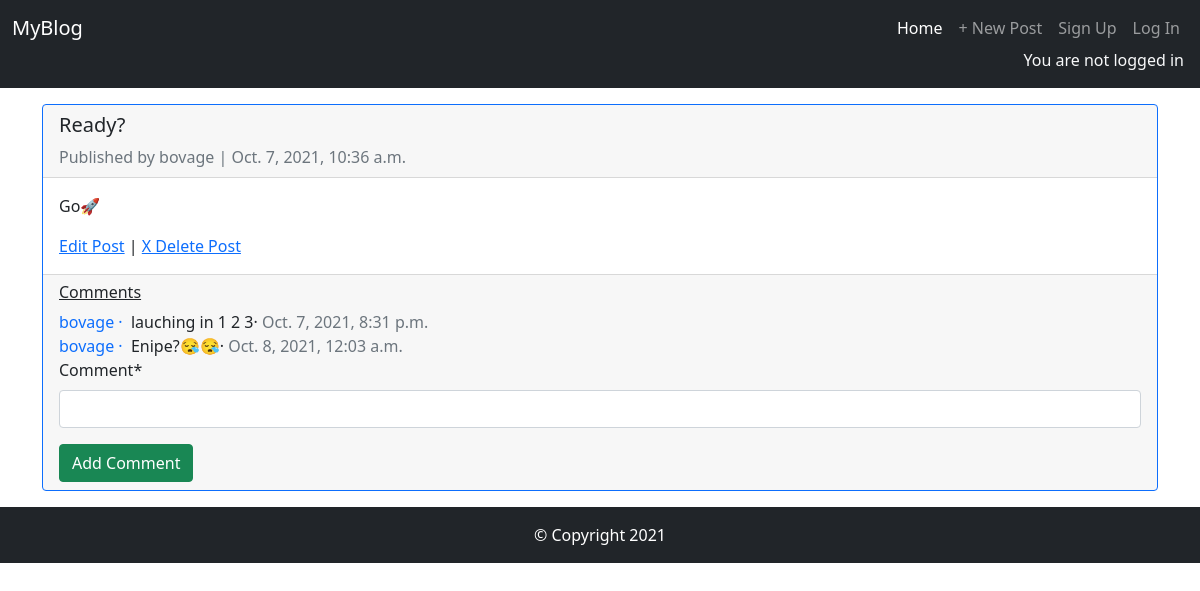
The page /post/30/ on the database its author committed.
### pages/models.py (models this page shows, shortened)
class Post(models.Model):
    title = models.CharField(max_length=200)
    date = models.DateTimeField(auto_now_add=True)
    author = models.ForeignKey('auth.User', on_delete=models.CASCADE)
    body = models.TextField()

class Comment(models.Model):
    post = models.ForeignKey(Post, on_delete=models.CASCADE, related_name="comments")
    comment = models.CharField(max_length=140)
    author = models.ForeignKey('auth.User', on_delete=models.CASCADE)
    created = models.DateTimeField(auto_now_add=True)
    def __str__(self):
        return self.comment

### pages/views.py (the view, shortened to what this page needs)
# urls.py: path('post/<int:pk>/', BlogDetailView.as_view(), name = 'post_detail'),
class BlogDetailView(DetailView):
    model = Post
    template_name = 'post_detail.html'
    def get_context_data(self, **kwargs):
        context = super().get_context_data(**kwargs)
        context['comment_form'] = CommentForm()
        return context

### pages/form.py
class CommentForm(forms.ModelForm):
    class Meta:
        model = Comment
        fields = ('comment',)

### templates/post_detail.html (shortened to what this page needs)
{% extends 'base.html' %}
{% load crispy_forms_tags %}
{% block content %}
<div class="row">
    <div class="col-12 mt-3">
        <div class="card border-primary">
            <div class="card-header">
                <h5>{{ post.title }}</h5>
                <p class="text-muted mb-0">
                    Published by <span class="">{{ post.author }} | {{ post.date }}</span>
                </p>
            </div>
            <div class="card-body">
                <p class="card-text">{{ post.body }}</p>
                <a href="{% url 'post_edit' post.pk %}">Edit Post</a> |
                <a href="{% url 'post_delete' post.pk %}">X Delete Post</a>
            </div>
            <div class="card-footer">
                <h6 class="font-weight-bold text-decoration-underline">Comments</h6>
                {% for comment in post.comments.all %}
                <p class="mb-0">
                    <span class="text-primary">{{ comment.author }} &middot;</span>&nbsp;&nbsp;{{ comment }}&middot
                    <span class="text-muted">{{ comment.created }}</span>
                </p>
                {% empty %}
                <p class="text-muted">There are no comments yet.</p>
                {% endfor %}
                <form method="POST">{% csrf_token %}
                    {{ comment_form|crispy }}
                    <button class="btn btn-success" type="submit">Add Comment</button>
                </form>
            </div>
        </div>
    </div>
</div>
{% endblock content %}

### rows shown on the page
Post: title "Ready?", author "bovage", date "Oct. 7, 2021, 10:36 a.m.", body "Go🚀"
Comment: author "bovage", comment "lauching in 1 2 3", created "Oct. 7, 2021, 8:31 p.m."
Comment: author "bovage", comment "Enipe?😪😪", created "Oct. 8, 2021, 12:03 a.m."
